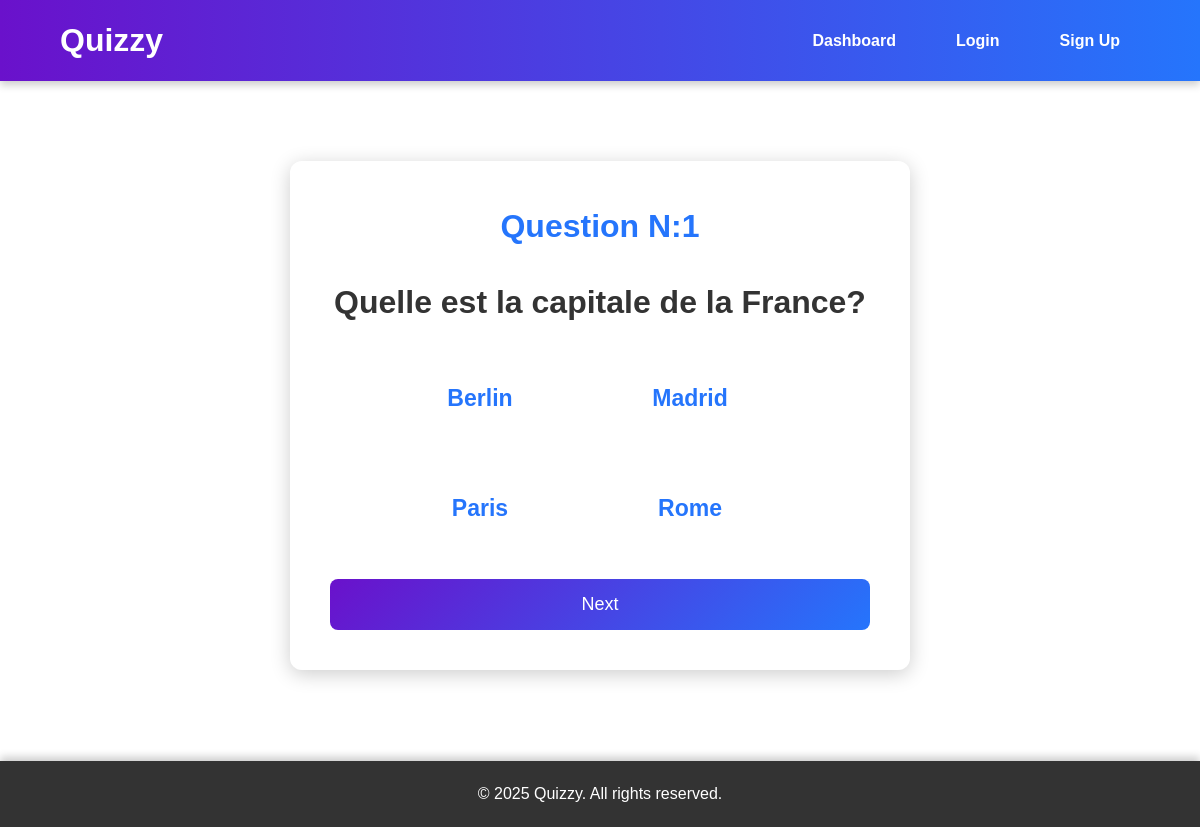
Page /quiz1/ on the committed database.
### quizapp/models.py (models this page shows, shortened)
class Question1(models.Model):
    question_text = models.CharField(max_length=255)
    answer_1 = models.CharField(max_length=255)
    answer_2 = models.CharField(max_length=255)
    answer_3 = models.CharField(max_length=255)
    answer_4 = models.CharField(max_length=255)
    correct_answer = models.CharField(max_length=255)

### quizapp/views.py (the view, shortened to what this page needs)
# urls.py: path("quiz1/", views.quiz1, name='quiz1'),
def quiz1(request):
    questions = Question1.objects.all()
    current_index = request.session.get('current_question', 0)
    history = request.session.get('quiz_history', [])
    if current_index < len(questions):
        question = questions[current_index]
        form = QuizForm(question)
        return render(request, 'quiz1.html', {'form': form, 'current_index':current_index+1})

### quizapp/templates/quiz1.html (shortened to what this page needs)
{% extends 'base.html' %}
{% block content %}
<div class="question-container">
    <div class="question-card">
    <h1>Question N:{{current_index}}</h1>
    <form method="POST" novalidate>
        {% for field in form %}
            <div>
                <label class="qlabel" for="{{ field.id_for_label }}">{{ field.label }}</label>
               {% if field.field.widget.input_type == 'radio' %}
                    <div class="radio-group">
                        {% for choice in field.field.choices %}
                            <div class="radio">
                                <label for="{{ field.id_for_label }}_{{ forloop.counter }}">{{ choice.1 }}</label>
                            </div>
                        {% endfor %}
                    </div>
                {% else %}
                    {{ field }}
                {% endif %}
            </div>
        {% endfor %}
        <button type="submit" class="btn-primary">Next</button>
    </form>
{% endblock %}

### quizapp/static/css/styles.css (style rules this page uses)
* { margin: 0; padding: 0; box-sizing: border-box; }
html, body { overflow: auto; }
body { touch-action: manipulation; }
body { font-family: Arial, sans-serif; line-height: 1.6; color: #333; background-image: url('../resources/bg.jpg'); background-size: cover; background-position: center; min-height: 100vh; margin: 0; padding: 0; width: 100%; }
.login-container, .signup-container , .profile-container, .quiz-container , .question-container, .resulte-container { width: 100%; max-width: 700px; margin: auto; padding: 40px; }
.login-card, .signup-card , .profile-card, .quiz-card , .question-card, .resulte-card { background: #ffffff3f; backdrop-filter: blur(6px); padding: 40px; border-radius: 12px; box-shadow: 0 4px 20px rgba(0, 0, 0, 0.2); text-align: center; }
.login-card h1, .signup-card h1 , .quiz-card h1 , .question-card h1 { margin-bottom: 25px; color: #2575fc; font-size: 2rem; }
.btn-primary { background: linear-gradient(135deg, #6a11cb, #2575fc); color: #fff; padding: 15px 30px; border: none; border-radius: 8px; font-size: 18px; cursor: pointer; width: 100%; }
.question-card .qlabel { font-size: 2rem; font-weight: 800; }
.radio-group { display: flex; flex-wrap: wrap; gap: 30px; margin:30px 60px ; }
.radio, .radio label { width: 180px; height:80px; font-size: larger; font-weight: bold; color: #2575fc; background-color:#ffffff ; display: flex; align-items: center; justify-content: center; border-radius: 20px; }

### rows in the picture
Question1: label "Quelle est la capitale de la France?", answer_1 "Berlin" "Madrid" "Paris" "Rome"

### other values in the picture
{{ current_index }} "1"
